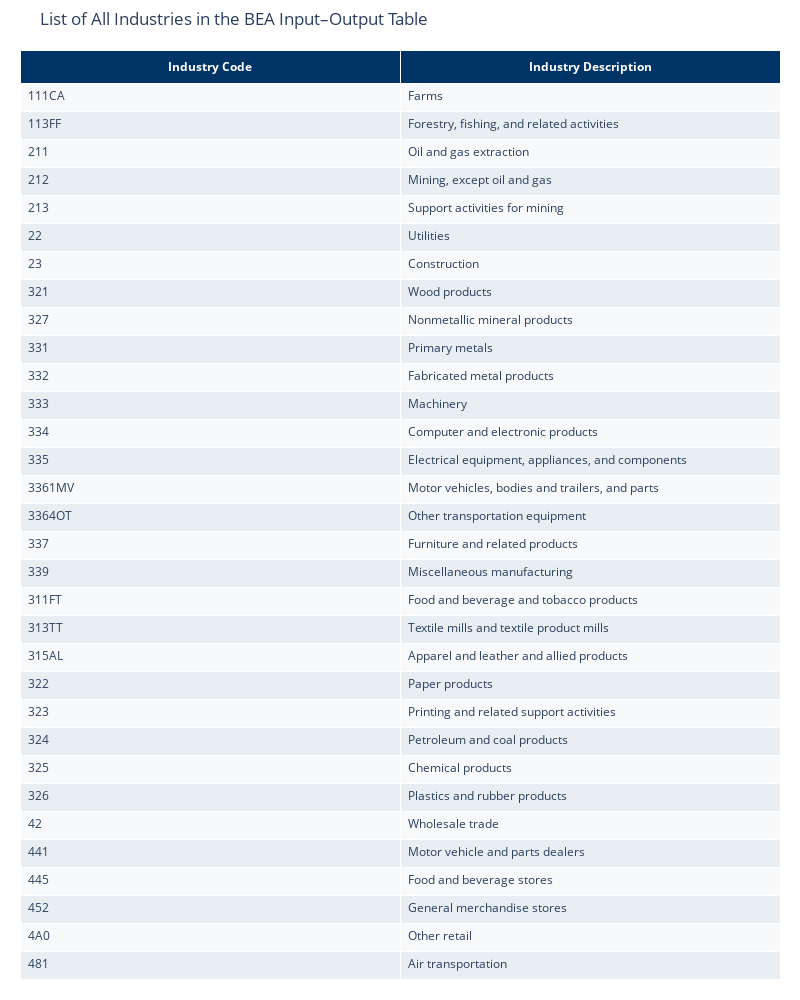

Source (notebook cell):
### Markdown cell above
@fig-label-to-make-reference Heatmap of Industries

### Code cell
# Displaying the reference table of industry codes and their full names so it is easier to understand

# Extract the first two columns: code + description
industry_table = df.iloc[1:, :2].copy()  # skip the first metadata row

# Rename columns for clarity
industry_table.columns = ["Industry Code", "Industry Description"]

# Reset index for a clean display
industry_table.reset_index(drop=True, inplace=True)

# Display all industries in a scrollable interactive table (via Plotly)
import plotly.graph_objects as go

fig = go.Figure(data=[go.Table(
    header=dict(values=["<b>Industry Code</b>", "<b>Industry Description</b>"],
                fill_color="#003366",
                font=dict(color="white", size=12),
                align="center"),
    cells=dict(values=[industry_table["Industry Code"], industry_table["Industry Description"]],
               fill_color=[["#F8F9FB", "#E9EEF3"] * (len(industry_table)//2 + 1)],
               align="left",
               height=28)
)])

fig.update_layout(
    width=800,
    height=1000,
    title="List of All Industries in the BEA Input–Output Table",
    margin=dict(l=20, r=20, t=50, b=20)
)


fig.show()

### Figure 1 — Plotly figure (JSON) as saved in the notebook; plotly's stock layout.template omitted (floating-point values rounded to 4 significant figures; data arrays with more than 128 entries replaced by an {"elided": "..."} marker saying what was removed)
{"data": [{"cells": {"align": "left", "fill": {"color": [["#F8F9FB", "#E9EEF3", "#F8F9FB", "#E9EEF3", "#F8F9FB", "#E9EEF3", "#F8F9FB", "#E9EEF3", "#F8F9FB", "#E9EEF3", "#F8F9FB", "#E9EEF3", "#F8F9FB", "#E9EEF3", "#F8F9FB", "#E9EEF3", "#F8F9FB", "#E9EEF3", "#F8F9FB", "#E9EEF3", "#F8F9FB", "#E9EEF3", "#F8F9FB", "#E9EEF3", "#F8F9FB", "#E9EEF3", "#F8F9FB", "#E9EEF3", "#F8F9FB", "#E9EEF3", "#F8F9FB", "#E9EEF3", "#F8F9FB", "#E9EEF3", "#F8F9FB", "#E9EEF3", "#F8F9FB", "#E9EEF3", "#F8F9FB", "#E9EEF3", "#F8F9FB", "#E9EEF3", "#F8F9FB", "#E9EEF3", "#F8F9FB", "#E9EEF3", "#F8F9FB", "#E9EEF3", "#F8F9FB", "#E9EEF3", "#F8F9FB", "#E9EEF3", "#F8F9FB", "#E9EEF3", "#F8F9FB", "#E9EEF3", "#F8F9FB", "#E9EEF3", "#F8F9FB", "#E9EEF3", "#F8F9FB", "#E9EEF3", "#F8F9FB", "#E9EEF3", "#F8F9FB", "#E9EEF3", "#F8F9FB", "#E9EEF3", "#F8F9FB", "#E9EEF3", "#F8F9FB", "#E9EEF3", "#F8F9FB", "#E9EEF3", "#F8F9FB", "#E9EEF3"]]}, "height": 28, "values": {"elided": "2x74 str values"}}, "header": {"align": "center", "fill": {"color": "#003366"}, "font": {"color": "white", "size": 12}, "values": ["<b>Industry Code</b>", "<b>Industry Description</b>"]}, "type": "table"}], "layout": {"height": 1000, "margin": {"b": 20, "l": 20, "r": 20, "t": 50}, "title": {"text": "List of All Industries in the BEA Input–Output Table"}, "width": 800}}
